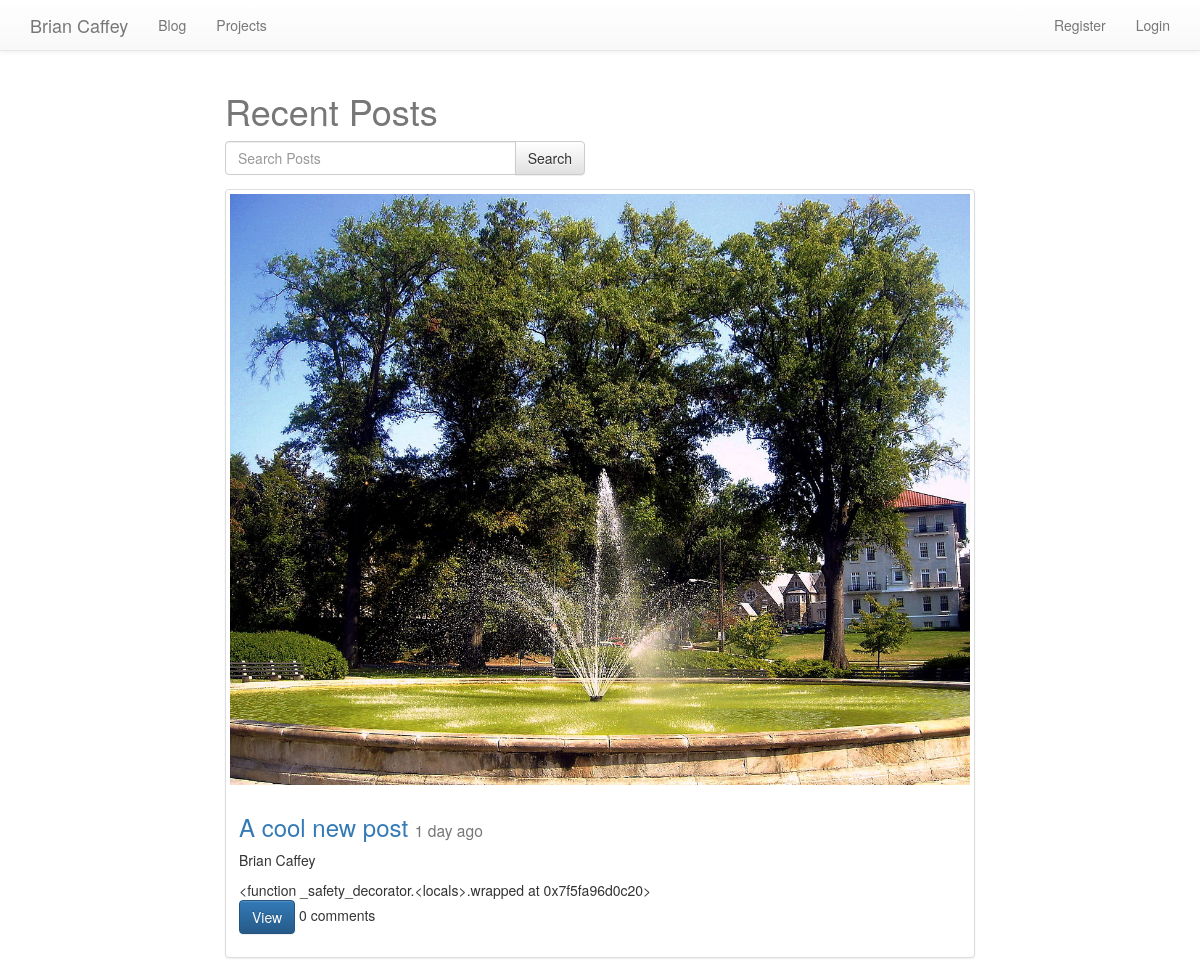
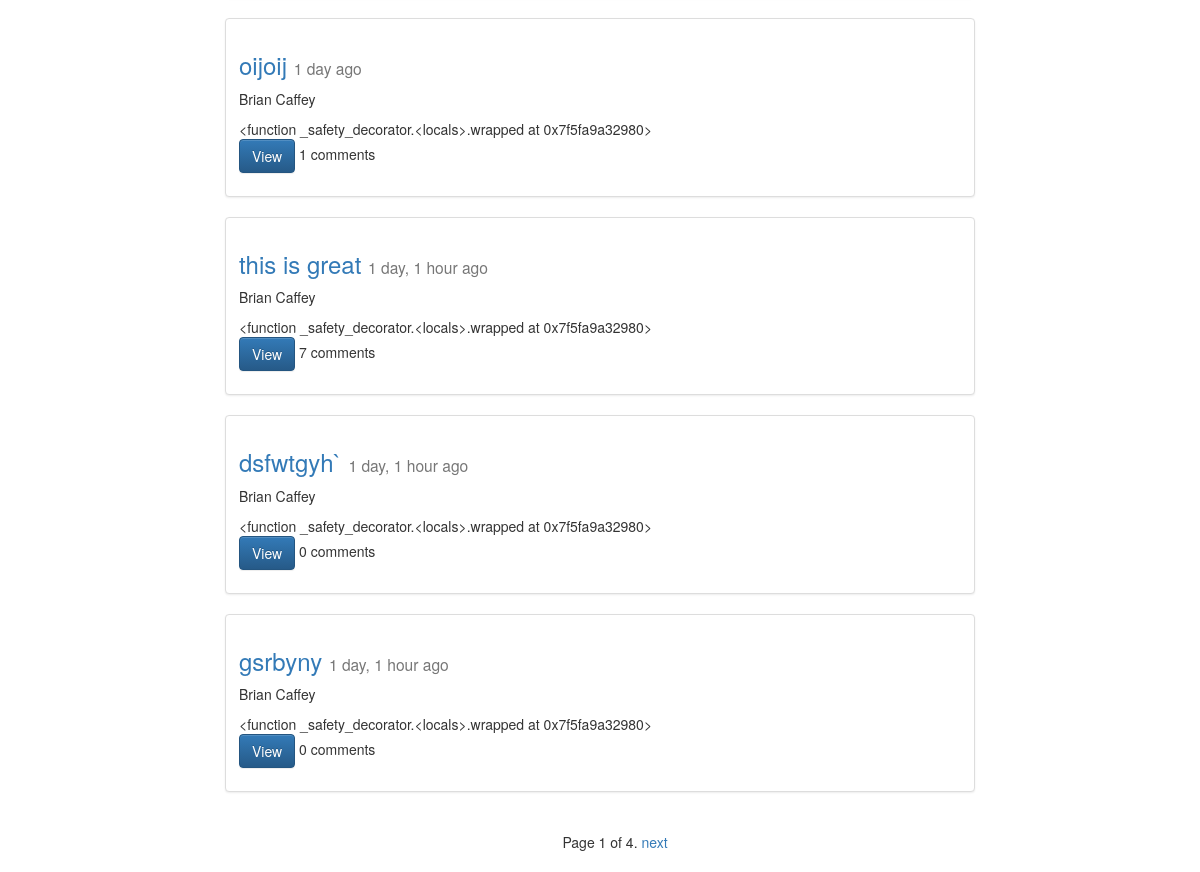
Screenshot of /blog/ with the database file from the repository (2 pictures, top to bottom).
### posts/models.py (models this page shows, shortened)
class Post(models.Model):
	user = models.ForeignKey(settings.AUTH_USER_MODEL)
	title = models.CharField(max_length=100)
	slug = models.SlugField(unique=True)
	height_field = models.IntegerField(default=0)
	width_field = models.IntegerField(default=0)
	image = models.ImageField(
		upload_to=upload_location,
		width_field = "width_field",
		height_field = "height_field",
		null=True,
		blank=True)
	content = models.TextField()
	draft = models.BooleanField(default=False)
	publish = models.DateField(auto_now=False, auto_now_add=False)
	read_time = models.TimeField(null=True, blank=True)
	updated = models.DateTimeField(auto_now=True, auto_now_add=False)
	timestamp = models.DateTimeField(auto_now=False, auto_now_add=True)
	class Meta:
		ordering = ['-timestamp', '-updated']
	def get_markdown(self):
		content = self.content
		return mark_safe(markdown(content))
	objects = PostManager()
	@property
	def comments(self):
		instance = self
		qs = Comment.objects.filter_by_instance(instance)
		return qs
	def get_absolute_url(self):
		return reverse("posts:detail", kwargs={"slug":self.slug})

### posts/views.py (the view, shortened to what this page needs)
def posts_list(request):
	today = timezone.now().date()
	queryset_list = Post.objects.active()
	if request.user.is_staff or request.user.is_superuser:
		queryset_list = Post.objects.all()
	query = request.GET.get('q')
	paginator = Paginator(queryset_list, 5) # Show 25 contacts per page
	page = request.GET.get('page')
	try:
		queryset = paginator.page(page)
	except PageNotAnInteger:
		queryset = paginator.page(1)
	except EmptyPage:
		queryset = paginator.page(paginator.num_pages)
	context = {
		'object_list':queryset,
		'title':"List View"
	}
	return render(request, "post_list.html", context)

### comments/models.py (called while the page is built)
	def filter_by_instance(self, instance):
		content_type = ContentType.objects.get_for_model(instance.__class__)
		obj_id = instance.id
		qs = super(CommentManager, self).filter(content_type=content_type, object_id=obj_id)
		return qs

### posts/models.py (called while the page is built)
	def active(self, *args, **kwargs):
		return super(PostManager, self).filter(draft=False).filter(publish__lte=timezone.now())

### templates/post_list.html (shortened to what this page needs)
{% extends 'base.html' %}
{% block content %}
<div class="row">
    <div class="col-sm-8 col-sm-offset-2">
<h1>Recent Posts</h1>
<form method="GET" action="" class="row">
  <div class="col-sm-6">
  <div class="input-group">
  <input class="form-control" type="text" name="q" placeholder="Search Posts" value='{{ request.GET.q }}'/>
  <span class="input-group-btn">
  <input class="btn btn-default" type="submit" value="Search" />
</span>
</div>
</div>
</form>
    {% for object in object_list %}
    <div class="thumbnail">
    	{% if object.image %}
      <a href="{{ object.get_absolute_url }}"><img src="{{ object.image.url }}" class="img-responsive" /></a>
      {% endif %}
      <div class="caption post-detail-item">
        <h3><a href="{{ object.get_absolute_url }}">{{ object.title }}</a> <small>{{ object.timestamp | timesince }} ago</small></h3>
        <p>{{ object.user.get_full_name }}</p>
        {{ object.get_markdown }}
        <p><a href="{{ object.get_absolute_url }}" class="btn btn-primary" role="button">View</a> {{ object.comments.count }} comments
      </div>
    </div>
{% endfor %}
  </div>
</div>
<div style="text-align:center;" class="container">
<div class="pagination">
    <span class="step-links">
        <span class="current">
            Page {{ object_list.number }} of {{ object_list.paginator.num_pages }}.
        </span>
        {% if object_list.has_next %}
            <a href="?page={{ object_list.next_page_number }}">next</a>
        {% endif %}
    </span>
</div>
</div>
{% endblock %}

### static/css/base.css (style rules this page uses)
h1 { color: #777777; }

### rows the page displays
Post: image (picture), title "A cool new post", timestamp "1 day", user.get_full_name "Brian Caffey", get_markdown "<function _safety_decorator.<locals>.wrapped at 0x7f5fa96d0c20>", comments.count "0"
Post: title "oijoij", timestamp "1 day", user.get_full_name "Brian Caffey", get_markdown "<function _safety_decorator.<locals>.wrapped at 0x7f5fa9a32980>", comments.count "1"
Post: title "this is great", timestamp "1 day, 1 hour", user.get_full_name "Brian Caffey", get_markdown "<function _safety_decorator.<locals>.wrapped at 0x7f5fa9a32980>", comments.count "7"
Post: title "dsfwtgyh`", timestamp "1 day, 1 hour", user.get_full_name "Brian Caffey", get_markdown "<function _safety_decorator.<locals>.wrapped at 0x7f5fa9a32980>", comments.count "0"
Post: title "gsrbyny", timestamp "1 day, 1 hour", user.get_full_name "Brian Caffey", get_markdown "<function _safety_decorator.<locals>.wrapped at 0x7f5fa9a32980>", comments.count "0"

### other values shown
{{ object_list.number }} "1"
{{ object_list.paginator.num_pages }} "4"
